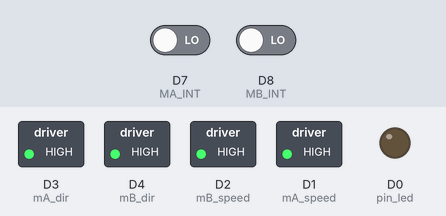
Bench run of a sketch on a simulated ESP8266 (NodeMCU). On the bench: switched loads named in the sketch (green lamp = pin HIGH), output pins drawn as LEDs (lit = HIGH). The test bench sets the inputs (shaded band); at power-on: D7 (MA_INT) LOW, D8 (MB_INT) LOW. What the sketch prints to the serial monitor is not drawn.

Above: at 0.1 s.
Timing chart, 0 to 1.6 s (numbered marks = the images above):
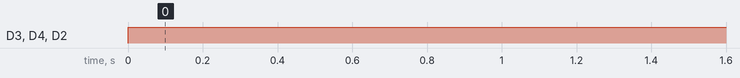

Measured:
- by itself, D3 (mA_dir), D4 (mB_dir), D2 (mB_speed): LOW → HIGH at 0.00 s

The sketch:

encoder_control.ino
```cpp
#include <Wire.h>

//LED Settings
uint8_t pin_led = 16;

//Motor Settings
const uint8_t mA_speed = 5;
const uint8_t mB_speed = 4;
const uint8_t mA_dir = 0;
const uint8_t mB_dir = 2;

//Encoders Settings
const uint8_t MA_INT = D7;
const uint8_t MB_INT = D8;
const float DISKSLOTS = 20.00;
const float WHEELDIAMETER = 66.10;
volatile unsigned int count_A = 0;
volatile unsigned int count_B = 0;

//Setup
void setup() {
  Serial.begin(115200);

  // put your setup code here, to run once:
  pinMode(pin_led, OUTPUT);

  //setup motor pwm
  pinMode(mA_speed, OUTPUT);
  pinMode(mA_dir, OUTPUT);
  pinMode(mB_speed, OUTPUT);
  pinMode(mB_dir, OUTPUT);

  //setup encoders
  attachInterrupt(digitalPinToInterrupt(MA_INT), ISR_countA, RISING);
  attachInterrupt(digitalPinToInterrupt(MB_INT), ISR_countB, RISING);
}

//encoder counter at interrupt
void ISR_countA() {
  count_A++;
}
void ISR_countB() {
  count_B++;
}

void motor(int speedA, int speedB, int dirA, int dirB) {
  digitalWrite(mA_speed, speedA);
  digitalWrite(mB_speed, speedB);
  digitalWrite(mA_dir, dirA);
  digitalWrite(mB_dir, dirB);
}

void move(int dist, int speedA, int speedB, int dirA, int dirB) {
  //reset encoder
  count_A = 0;
  count_B = 0;

  //set motor speed
  motor(speedA, speedB, dirA, dirB);
  while(count_A < dist && count_B < dist) {
    Serial.print(count_A);
    Serial.print(" | ");
    Serial.println(count_B);
    yield();
  }

  //stop
  motor(0, 0, dirA, dirB);
}

void loop() {
  move(100, 400, 400, HIGH, HIGH);
//  Serial.print(count_A);
//  Serial.print(" | ");
//  Serial.println(count_B);
  delay(500);
}
```
